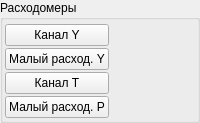
        <widget class="QGroupBox" name="FMControl">
         <property name="title">
          <string>Расходомеры</string>
         </property>
         <layout class="QHBoxLayout" name="horizontalLayout_10">
          <property name="spacing">
           <number>2</number>
          </property>
          <property name="leftMargin">
           <number>2</number>
          </property>
          <property name="topMargin">
           <number>4</number>
          </property>
          <property name="rightMargin">
           <number>2</number>
          </property>
          <property name="bottomMargin">
           <number>2</number>
          </property>
          <item>
           <layout class="QGridLayout" name="gridLayout_3">
            <property name="spacing">
             <number>2</number>
            </property>
            <item row="0" column="1">
             <widget class="QPushButton" name="YA12">
              <property name="toolTip">
               <string>YA12</string>
              </property>
              <property name="toolTipDuration">
               <number>500</number>
              </property>
              <property name="text">
               <string>Канал Y</string>
              </property>
              <property name="checkable">
               <bool>true</bool>
              </property>
             </widget>
            </item>
            <item row="2" column="1">
             <widget class="QPushButton" name="YA11">
              <property name="toolTip">
               <string>YA11</string>
              </property>
              <property name="toolTipDuration">
               <number>500</number>
              </property>
              <property name="text">
               <string>Канал T</string>
              </property>
              <property name="checkable">
               <bool>true</bool>
              </property>
             </widget>
            </item>
            <item row="1" column="1">
             <widget class="QPushButton" name="YA23">
              <property name="toolTip">
               <string>YA23</string>
              </property>
              <property name="toolTipDuration">
               <number>500</number>
              </property>
              <property name="text">
               <string>Малый расход. Y</string>
              </property>
              <property name="checkable">
               <bool>true</bool>
              </property>
             </widget>
            </item>
            <item row="3" column="1">
             <widget class="QPushButton" name="YA7">
              <property name="toolTip">
               <string>YA7</string>
              </property>
              <property name="toolTipDuration">
               <number>500</number>
              </property>
              <property name="text">
               <string>Малый расход. P</string>
              </property>
              <property name="checkable">
               <bool>true</bool>
              </property>
             </widget>
            </item>
           </layout>
          </item>
          <item>
           <spacer name="horizontalSpacer_3">
            <property name="orientation">
             <enum>Qt::Horizontal</enum>
            </property>
            <property name="sizeHint" stdset="0">
             <size>
              <width>40</width>
              <height>20</height>
             </size>
            </property>
           </spacer>
          </item>
         </layout>
        </widget>
